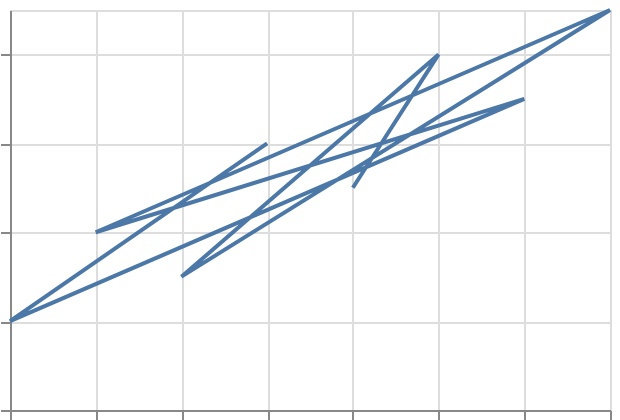

Specify this chart in Vega-Lite:
### Vega-Lite specification from a JSON file in a GitHub repository (floating-point values rounded to 4 significant figures)
{"$schema": "https://vega.github.io/schema/vega-lite/v6.json", "padding": 5, "autosize": "none", "width": 300, "height": 200, "data": {"name": "table", "values": [{"c": "C", "g": "p", "x": 4, "y": 6, "v": 7, "t": "2024-05-30", "o": {"v": 4}, "IMDB Rating": 8.8, "d": "x3"}, {"c": "A", "g": "p", "x": 1, "y": 2, "v": 5, "t": "2024-01-15", "o": {"v": 3}, "IMDB Rating": 6.1, "d": "x1"}, {"c": "A", "g": "p", "x": 7, "y": 7, "v": 8, "t": "2024-11-25", "o": {"v": 5}, "IMDB Rating": 4.4, "d": "x1"}, {"c": "B", "g": "q", "x": 2, "y": 4, "v": 9, "t": "2024-02-20", "o": {"v": 7}, "IMDB Rating": 7.4, "d": "x2"}, {"c": "B", "g": "q", "x": 8, "y": 9, "v": 3, "t": "2024-12-31", "o": {"v": 8}, "IMDB Rating": 9.1, "d": "x2"}, {"c": "A", "g": "q", "x": 3, "y": 3, "v": 2, "t": "2024-03-05", "o": {"v": 1}, "IMDB Rating": 5.2, "d": "x1"}, {"c": "C", "g": "q", "x": 6, "y": 8, "v": 6, "t": "2024-09-02", "o": {"v": 2}, "IMDB Rating": 7.7, "d": "x3"}, {"c": "B", "g": "p", "x": 5, "y": 5, "v": 4, "t": "2024-07-11", "o": {"v": 9}, "IMDB Rating": 6.9, "d": "x2"}]}, "mark": {"type": "line", "order": false}, "encoding": {"x": {"field": "x", "type": "quantitative"}, "y": {"field": "y", "type": "quantitative"}}}
